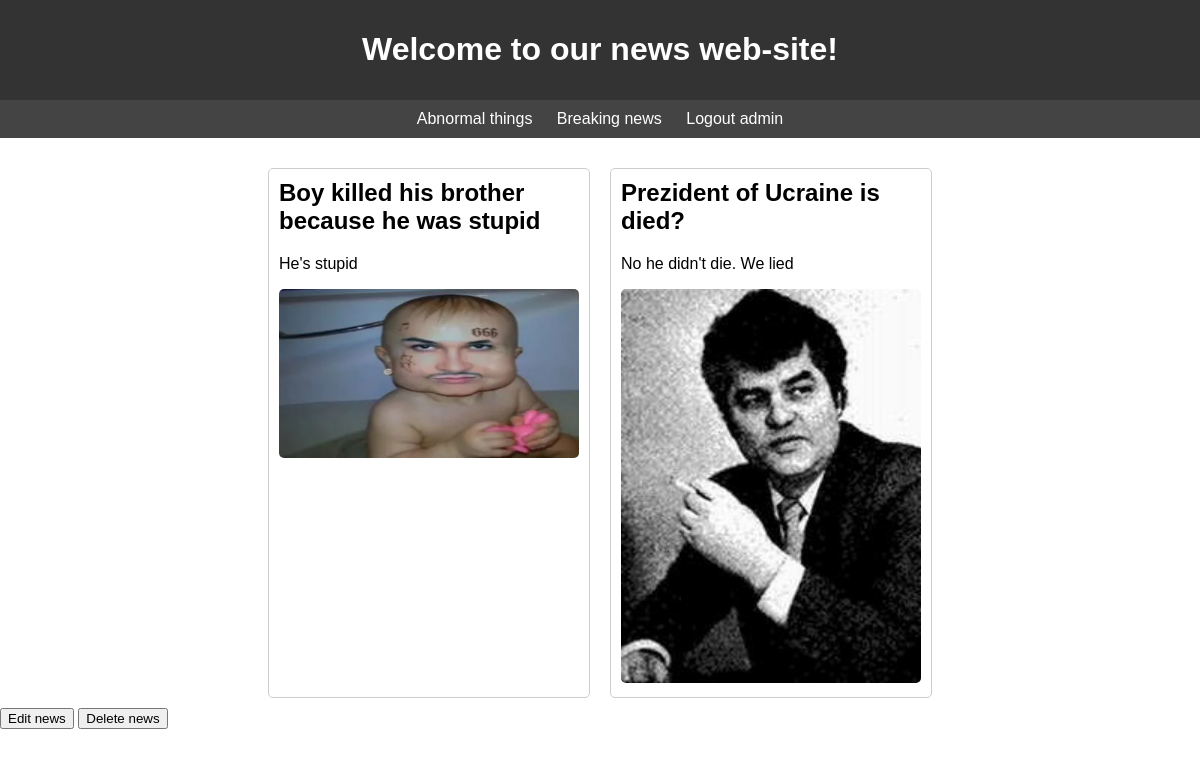
The app's page / (signed in) with its own data.
### products/models.py (models this page shows, shortened)
class NewsCategoryModel(models.Model):
    news_category_title = models.CharField(max_length=30)
    created_at = models.DateTimeField(auto_now_add=True)
    class Meta:
        verbose_name = "News category"
        verbose_name_plural = "News categories"

class NewsModel(models.Model):
    news_title = models.CharField(max_length=50)
    news_category = models.ForeignKey(NewsCategoryModel, on_delete=models.CASCADE)
    news_count = models.IntegerField()
    news_descriptions = models.TextField()
    news_images = models.FileField(upload_to="news_images/")
    news_created_at = models.DateTimeField(auto_now_add=True)
    class Meta:
        verbose_name = "News"
        verbose_name_plural = "News"

### products/views.py (the view)
# urls.py: path("", home_page, name="home"),
def home_page(request):
    categories = NewsCategoryModel.objects.all()
    products = NewsModel.objects.all()
    context = {"categories": categories, "products": products}
    return render(request, template_name="index.html", context=context)

### templates/index.html (shortened to what this page needs)
{% load static %}
<!DOCTYPE html>
<html lang="en">
<head>
    <link rel="stylesheet" type="text/css" href="{% static 'style.css' %}">
</head>
<body>
    <header>
        <h1>Welcome to our news web-site!</h1>
    </header>
    <nav>
        {% for item in categories %}
            <a href="#">{{ item.news_category_title }}</a>
        {% endfor %}
        {% if user.is_authenticated %}
                <a href="/logout">Logout {{ user.username }}</a>
        {% else %}
                <a href="/login"><i class="fa fa-commenting-o"></i>Login</a>
        {% endif %}
    </nav>
    <section>
        {% for news in products %}
            <article>
                <h2>{{ news.news_title }}</h2>
                <p style="width:300px">{{ news.news_descriptions }}</p>
                <img src="{{ news.news_images.url }}">
            </article>
        {% endfor %}
    </section>
    <a href="edit/{{ news_edit.pk }}"><button>Edit news</button></a>
    <a href="delete/{{ news_edit.pk }}"><button>Delete news</button></a>
</body>
</html>

### static/style.css (style rules this page uses)
body { font-family: Arial, sans-serif; margin: 0; padding: 0; }
header { background-color: #333; color: white; padding: 10px; text-align: center; }
nav { background-color: #444; padding: 10px; text-align: center; }
nav a { color: white; text-decoration: none; margin: 0 10px; }
section { display: flex; flex-wrap: wrap; justify-content: center; margin-top: 20px; }
article { width: 300px; margin: 10px; padding: 10px; border: 1px solid #ccc; border-radius: 5px; }
article h2 { margin-top: 0; }
article p { margin-top: 5px; overflow: hidden; text-overflow: ellipsis; white-space: nowrap; }
img { width: 100%; height: auto; border-radius: 5px; }

### records on screen
NewsCategoryModel: news_category_title "Abnormal things"
NewsCategoryModel: news_category_title "Breaking news"
NewsModel: news_title "Boy killed his brother because he was stupid", news_descriptions "He's stupid", news_images (picture)
NewsModel: news_title "Prezident of Ucraine is died?", news_descriptions "No he didn't die. We lied", news_images (picture)

### other values on screen
{{ user.username }} "admin"
